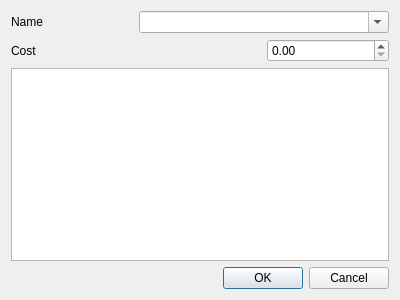
<?xml version="1.0" encoding="UTF-8"?>
<ui version="4.0">
 <class>NewYeast</class>
 <widget class="QDialog" name="NewYeast">
  <property name="geometry">
   <rect>
    <x>0</x>
    <y>0</y>
    <width>400</width>
    <height>300</height>
   </rect>
  </property>
  <property name="windowTitle">
   <string>Add/Edit Yeast</string>
  </property>
  <property name="windowIcon">
   <iconset resource="SB_Images.qrc">
    <normaloff>:/menu/sb2</normaloff>:/menu/sb2</iconset>
  </property>
  <layout class="QGridLayout" name="gridLayout">
   <item row="0" column="0">
    <widget class="QLabel" name="nameLabel">
     <property name="text">
      <string>Name</string>
     </property>
    </widget>
   </item>
   <item row="0" column="1" colspan="2">
    <widget class="QComboBox" name="nameEditCombo">
     <property name="editable">
      <bool>true</bool>
     </property>
    </widget>
   </item>
   <item row="1" column="0" colspan="2">
    <widget class="QLabel" name="costLabel">
     <property name="text">
      <string>Cost</string>
     </property>
    </widget>
   </item>
   <item row="1" column="2">
    <widget class="QDoubleSpinBox" name="costSpin"/>
   </item>
   <item row="2" column="0" colspan="3">
    <widget class="QPlainTextEdit" name="descrEdit"/>
   </item>
   <item row="3" column="0" colspan="3">
    <widget class="QDialogButtonBox" name="buttonBox">
     <property name="orientation">
      <enum>Qt::Horizontal</enum>
     </property>
     <property name="standardButtons">
      <set>QDialogButtonBox::Cancel|QDialogButtonBox::Ok</set>
     </property>
    </widget>
   </item>
  </layout>
 </widget>
 <resources>
  <include location="SB_Images.qrc"/>
 </resources>
 <connections>
  <connection>
   <sender>buttonBox</sender>
   <signal>accepted()</signal>
   <receiver>NewYeast</receiver>
   <slot>accept()</slot>
   <hints>
    <hint type="sourcelabel">
     <x>248</x>
     <y>254</y>
    </hint>
    <hint type="destinationlabel">
     <x>157</x>
     <y>274</y>
    </hint>
   </hints>
  </connection>
  <connection>
   <sender>buttonBox</sender>
   <signal>rejected()</signal>
   <receiver>NewYeast</receiver>
   <slot>reject()</slot>
   <hints>
    <hint type="sourcelabel">
     <x>316</x>
     <y>260</y>
    </hint>
    <hint type="destinationlabel">
     <x>286</x>
     <y>274</y>
    </hint>
   </hints>
  </connection>
 </connections>
</ui>
